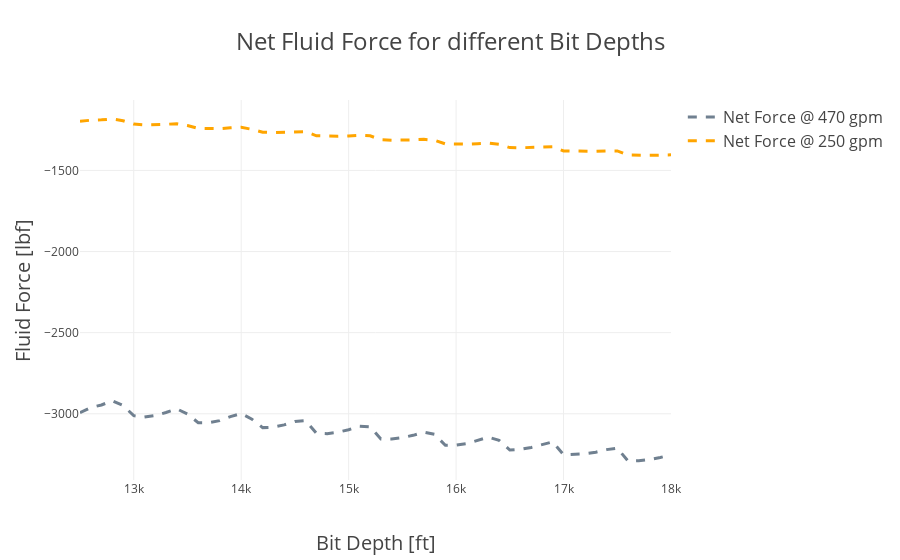

Source (notebook cell):
### Code cell
fig2 = go.Figure()

fig2.add_trace(go.Scatter(x=total_lengths, y=flu_470_total, name='Net Force @ 470 gpm', line=dict(color='slategrey', width=3, dash='dash')))
fig2.add_trace(go.Scatter(x=total_lengths, y=flu_250_total, name='Net Force @ 250 gpm', line=dict(color='orange', width=3, dash='dash')))

# Update the layout
fig2.update_layout(
    template= "none",
    title='Net Fluid Force for different Bit Depths',
    title_font_size=24,
    xaxis=dict(
        title='Bit Depth [ft]',
        titlefont_size=20
    ),
    yaxis=dict(
        title='Fluid Force [lbf]',
        titlefont_size=20
    ),
    legend=dict(
        traceorder='normal',
        font=dict(
            size=16,
        )
    ),
    autosize=True,
)

fig2.show()

### Figure 1 — Plotly figure (JSON) as saved in the notebook; plotly's stock layout.template omitted (floating-point values rounded to 4 significant figures)
{"data": [{"line": {"color": "slategrey", "dash": "dash", "width": 3}, "name": "Net Force @ 470 gpm", "type": "scatter", "x": [12500, 12600, 12700, 12800, 12900, 13000, 13100, 13200, 13300, 13400, 13500, 13600, 13700, 13800, 13900, 14000, 14100, 14200, 14300, 14400, 14500, 14600, 14700, 14800, 14900, 15000, 15100, 15200, 15300, 15400, 15500, 15600, 15700, 15800, 15900, 16000, 16100, 16200, 16300, 16400, 16500, 16600, 16700, 16800, 16900, 17000, 17100, 17200, 17300, 17400, 17500, 17600, 17700, 17800, 17900, 18000], "y": [-2994.0, -2962.0, -2946.0, -2919.0, -2949.0, -3011.0, -3021.0, -3011.0, -2992.0, -2969.0, -3001.0, -3055.0, -3055.0, -3042.0, -3018.0, -2998.0, -3033.0, -3085.0, -3083.0, -3069.0, -3047.0, -3042.0, -3120.0, -3123.0, -3114.0, -3098.0, -3076.0, -3081.0, -3155.0, -3155.0, -3147.0, -3133.0, -3114.0, -3127.0, -3194.0, -3192.0, -3183.0, -3165.0, -3144.0, -3164.0, -3223.0, -3219.0, -3207.0, -3190.0, -3173.0, -3253.0, -3251.0, -3246.0, -3237.0, -3221.0, -3211.0, -3291.0, -3290.0, -3282.0, -3269.0, -3254.0]}, {"line": {"color": "orange", "dash": "dash", "width": 3}, "name": "Net Force @ 250 gpm", "type": "scatter", "x": [12500, 12600, 12700, 12800, 12900, 13000, 13100, 13200, 13300, 13400, 13500, 13600, 13700, 13800, 13900, 14000, 14100, 14200, 14300, 14400, 14500, 14600, 14700, 14800, 14900, 15000, 15100, 15200, 15300, 15400, 15500, 15600, 15700, 15800, 15900, 16000, 16100, 16200, 16300, 16400, 16500, 16600, 16700, 16800, 16900, 17000, 17100, 17200, 17300, 17400, 17500, 17600, 17700, 17800, 17900, 18000], "y": [-1197.0, -1190.0, -1188.0, -1183.0, -1194.0, -1214.0, -1219.0, -1219.0, -1216.0, -1212.0, -1223.0, -1241.0, -1243.0, -1242.0, -1237.0, -1234.0, -1246.0, -1264.0, -1266.0, -1264.0, -1260.0, -1261.0, -1286.0, -1289.0, -1289.0, -1287.0, -1283.0, -1287.0, -1311.0, -1313.0, -1313.0, -1311.0, -1308.0, -1314.0, -1336.0, -1338.0, -1338.0, -1335.0, -1331.0, -1339.0, -1359.0, -1360.0, -1359.0, -1357.0, -1354.0, -1380.0, -1381.0, -1382.0, -1382.0, -1380.0, -1380.0, -1405.0, -1407.0, -1407.0, -1406.0, -1404.0]}], "layout": {"autosize": true, "legend": {"font": {"size": 16}, "traceorder": "normal"}, "title": {"font": {"size": 24}, "text": "Net Fluid Force for different Bit Depths"}, "xaxis": {"title": {"font": {"size": 20}, "text": "Bit Depth [ft]"}}, "yaxis": {"title": {"font": {"size": 20}, "text": "Fluid Force [lbf]"}}}}
